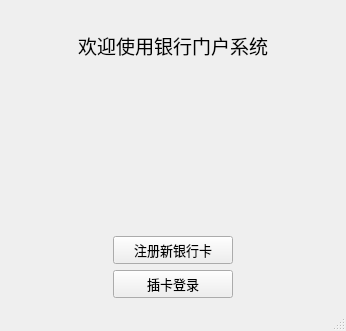
<?xml version="1.0" encoding="UTF-8"?>
<ui version="4.0">
 <class>MainWindow</class>
 <widget class="QMainWindow" name="MainWindow">
  <property name="geometry">
   <rect>
    <x>0</x>
    <y>0</y>
    <width>346</width>
    <height>331</height>
   </rect>
  </property>
  <property name="maximumSize">
   <size>
    <width>346</width>
    <height>433</height>
   </size>
  </property>
  <property name="windowTitle">
   <string>银行门户系统</string>
  </property>
  <property name="windowIcon">
   <iconset resource="resource.qrc">
    <normaloff>:/new/prefix1/icon.png</normaloff>:/new/prefix1/icon.png</iconset>
  </property>
  <widget class="QWidget" name="centralWidget">
   <layout class="QVBoxLayout" name="verticalLayout_2">
    <item>
     <widget class="QLabel" name="title">
      <property name="text">
       <string/>
      </property>
      <property name="pixmap">
       <pixmap resource="resource.qrc">:/new/prefix1/czyh(1).jpg</pixmap>
      </property>
      <property name="scaledContents">
       <bool>false</bool>
      </property>
     </widget>
    </item>
    <item>
     <widget class="QLabel" name="label">
      <property name="font">
       <font>
        <family>微软雅黑 Light</family>
        <pointsize>14</pointsize>
       </font>
      </property>
      <property name="text">
       <string>欢迎使用银行门户系统</string>
      </property>
      <property name="alignment">
       <set>Qt::AlignCenter</set>
      </property>
     </widget>
    </item>
    <item>
     <spacer name="verticalSpacer">
      <property name="orientation">
       <enum>Qt::Vertical</enum>
      </property>
      <property name="sizeHint" stdset="0">
       <size>
        <width>20</width>
        <height>21</height>
       </size>
      </property>
     </spacer>
    </item>
    <item>
     <layout class="QHBoxLayout" name="horizontalLayout">
      <item>
       <spacer name="horizontalSpacer">
        <property name="orientation">
         <enum>Qt::Horizontal</enum>
        </property>
        <property name="sizeHint" stdset="0">
         <size>
          <width>40</width>
          <height>20</height>
         </size>
        </property>
       </spacer>
      </item>
      <item>
       <layout class="QVBoxLayout" name="verticalLayout">
        <item>
         <widget class="QPushButton" name="signUpB">
          <property name="sizePolicy">
           <sizepolicy hsizetype="Maximum" vsizetype="Fixed">
            <horstretch>0</horstretch>
            <verstretch>0</verstretch>
           </sizepolicy>
          </property>
          <property name="minimumSize">
           <size>
            <width>120</width>
            <height>0</height>
           </size>
          </property>
          <property name="maximumSize">
           <size>
            <width>120</width>
            <height>16777215</height>
           </size>
          </property>
          <property name="font">
           <font>
            <family>华文细黑</family>
            <pointsize>10</pointsize>
           </font>
          </property>
          <property name="text">
           <string>注册新银行卡</string>
          </property>
         </widget>
        </item>
        <item>
         <widget class="QPushButton" name="loginB">
          <property name="font">
           <font>
            <family>华文细黑</family>
            <pointsize>10</pointsize>
           </font>
          </property>
          <property name="text">
           <string>插卡登录</string>
          </property>
         </widget>
        </item>
       </layout>
      </item>
      <item>
       <spacer name="horizontalSpacer_2">
        <property name="orientation">
         <enum>Qt::Horizontal</enum>
        </property>
        <property name="sizeHint" stdset="0">
         <size>
          <width>40</width>
          <height>20</height>
         </size>
        </property>
       </spacer>
      </item>
     </layout>
    </item>
   </layout>
  </widget>
  <widget class="QStatusBar" name="statusBar"/>
 </widget>
 <layoutdefault spacing="6" margin="11"/>
 <resources>
  <include location="resource.qrc"/>
 </resources>
 <connections/>
</ui>
